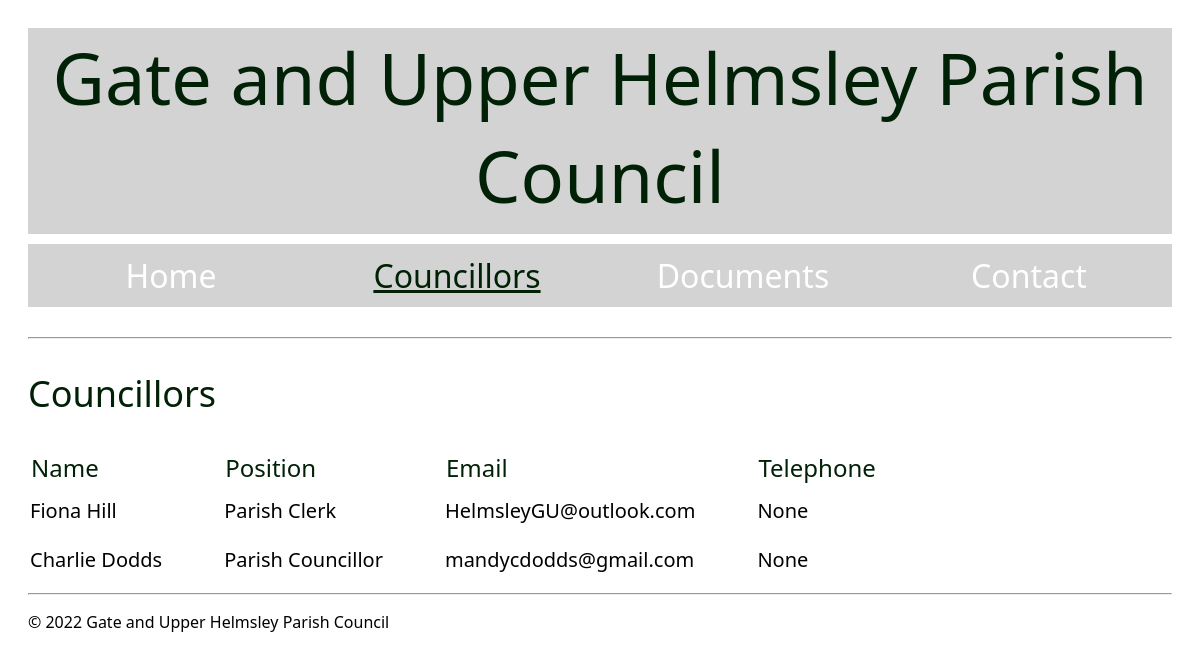
Page /councillors/ on the committed database.
### website/models.py (models this page shows, shortened)
class Person(models.Model):
    person_id = models.AutoField(primary_key=True)
    name = models.CharField(max_length=256, blank=False, null=False)
    position = models.CharField(max_length=256, blank=False, null=False)
    email = models.EmailField(blank=True, null=True)
    telephone = models.CharField(max_length=32, blank=True, null=True)
    contact = models.BooleanField()
    councillor = models.BooleanField()
    hide = models.BooleanField(blank=False, null=False, default=False)

### website/views.py (the view)
# urls.py: path('councillors/', views.councillors),
def councillors(request: HttpRequest):
    if request.method == "GET":
        councillors = models.Person.objects.filter(councillor=True)
        return render(
            request,
            'councillors.html',
            {
                'councillors': councillors
            }
        )
    else:
        return HttpResponseRedirect("../")

### website/templates/councillors.html
{% extends "base.html" %}
{% block body %}
    <h2 class="header-text">Councillors</h2>
    <table class="basic-table">
        <tr>
            <th>Name</th>
            <th>Position</th>
            <th>Email</th>
            <th>Telephone</th>
        </tr>
        {% for councillor in councillors %}
        <tr>
            <td>{{councillor.name}}</td>
            <td>{{councillor.position}}</td>
            <td>{{councillor.email}}</td>
            <td>{{councillor.telephone}}</td>
        </tr>
        {% endfor %}
    </table>
{% endblock %}

### website/static/css/base.css (style rules this page uses)
html { font-family: 'Segoe UI', Tahoma, Geneva, Verdana, sans-serif; overflow-y: scroll; }
body { padding: 20px; }
.header-text { color: #002106; font-weight: normal; font-size: 36px; }
.basic-table th { color: #002106; font-weight: normal; font-size: 24px; text-align: left; }
.basic-table tr { color: #000000; font-weight: normal; font-size: 20px; text-align: left; }
.basic-table td { padding: 10px 60px 10px 0px; text-align: left; min-width: 30px; }

### rows in the picture
Person: name "Fiona Hill", position "Parish Clerk", email "HelmsleyGU@outlook.com", telephone "None"
Person: name "Charlie Dodds", position "Parish Councillor", email "mandycdodds@gmail.com", telephone "None"
